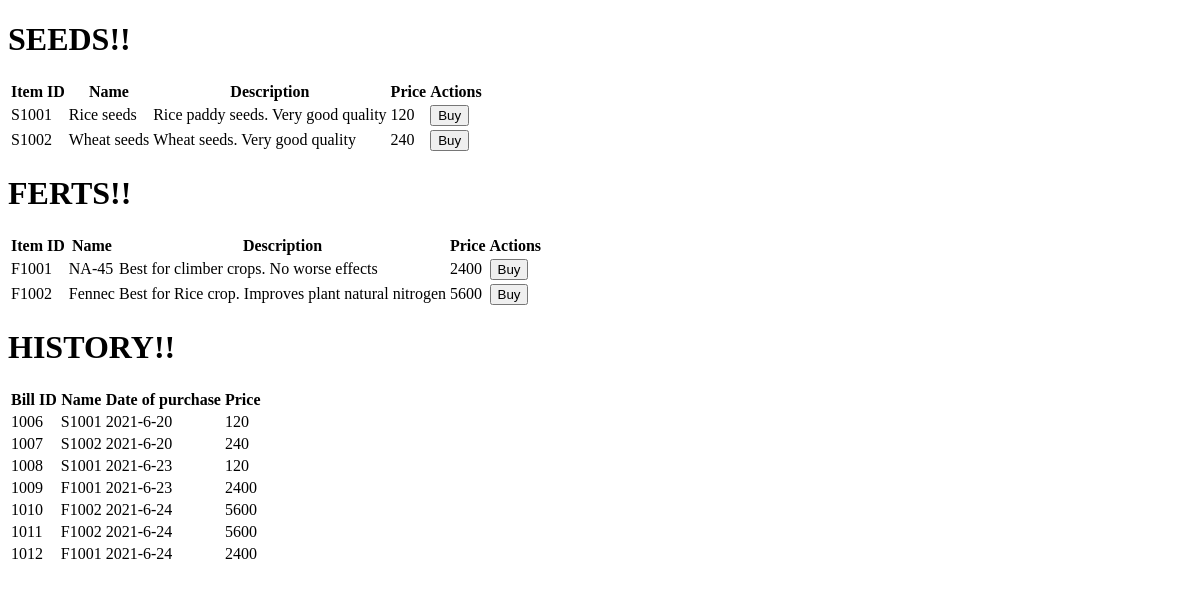
/shopping (signed in), run on an earlier commit of the app's database.
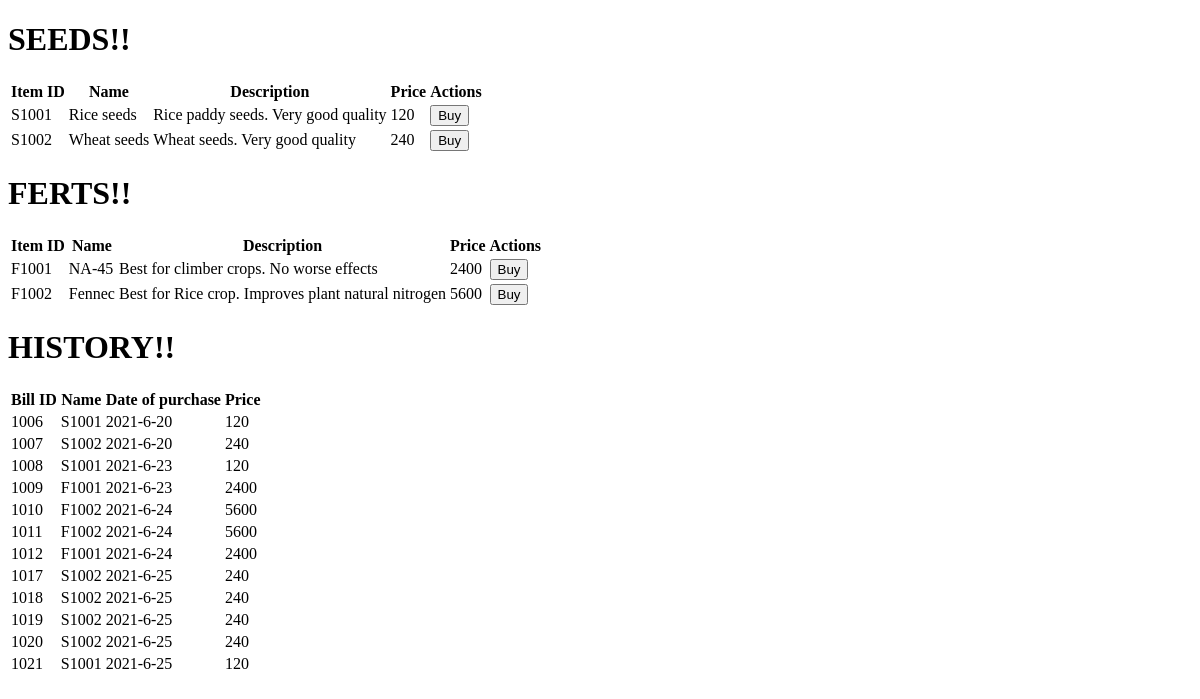
And on a later commit of the database.
### tables this page shows
CREATE TABLE seed_fert_det(itemid varchar(20) primary key, cost int not null, 
itemname varchar(30) not null, type varchar(20) not null, description varchar(500) not null );

CREATE TABLE purchases(billid varchar(20) primary key, username varchar(20) not null, 
itemid varchar(20) not null, dop date not null, amount int not null);

### flask_gen/routes.py (the view)
@app.route('/shopping')
@login_required
def shopping():
    c, conn =connect()
    c.execute("Select * from seed_fert_det")
    details=c.fetchall()
    seeds,fert=[],[]
    for det in details:
        if det[3].lower()=='seed':
            seeds.append(det)
        else:
            fert.append(det)
    c.execute('Select * from purchases')
    purchases = c.fetchall()
    user_history=[]
    for i in purchases:
        if i[1]==current_user.username:
            user_history.append(i)
    conn.close()
    return render_template('shopping.html',seeds=seeds,fert=fert,history=user_history)

### flask_gen/models.py (called while the page is built)
@login_manager.user_loader
def load_user(user_id):
	return User.query.get(int(user_id))

### flask_gen/routes.py (called while the page is built)
def connect():
    conn = sqlite3.connect('./farmer-mgmt/database.db')
    c = conn.cursor()
    return c, conn

### flask_gen/templates/shopping.html (shortened to what this page needs)
<!DOCTYPE html>
<html lang="en">
<head>
    <link rel="stylesheet/less" type="text/css" href="/static/shopping.less" />
</head>
<body>
    <h1>SEEDS!!</h1>
    <table>
        <tr>
            <th>Item ID</th>
            <th>Name</th>
            <th>Description</th>
            <th>Price</th>
            <th>Actions</th>
        </tr>
        {% for i in seeds %}
        <tr>
            <td id='itemid'>{{i[0]}}</td>
            <td>{{i[2]}}</td>
            <td>{{i[4]}}</td>
            <td>{{i[1]}}</td>
            <td><button class="buy">Buy</button></td>
        </tr>
        {% endfor %}
    </table>
    <h1>FERTS!!</h1>
    <table>
        <tr>
            <th>Item ID</th>
            <th>Name</th>
            <th>Description</th>
            <th>Price</th>
            <th>Actions</th>
        </tr>
        {% for i in fert %}
        <tr>
            <td id="itemid">{{i[0]}}</td>
            <td>{{i[2]}}</td>
            <td>{{i[4]}}</td>
            <td>{{i[1]}}</td>
            <td><button class="buy">Buy</button></td>
        </tr>
        {% endfor %}
    </table>
    <h1>HISTORY!!</h1>
    <table>
        <tr>
            <th>Bill ID</th>
            <th>Name</th>
            <th>Date of purchase</th>
            <th>Price</th>
        </tr>
        {% for i in history %}
        <tr>
            <td>{{i[0]}}</td>
            <td>{{i[2]}}</td>
            <td>{{i[3]}}</td>
            <td>{{i[4]}}</td>
        </tr>
        {% endfor %}
    </table>
</body>
</html>

What changed in the data, as far as the page shows it:
added purchases: billid "1017", itemid "S1002", dop "2021-6-25", amount "240"
added purchases: billid "1018", itemid "S1002", dop "2021-6-25", amount "240"
added purchases: billid "1019", itemid "S1002", dop "2021-6-25", amount "240"
added purchases: billid "1020", itemid "S1002", dop "2021-6-25", amount "240"
added purchases: billid "1021", itemid "S1001", dop "2021-6-25", amount "120"
